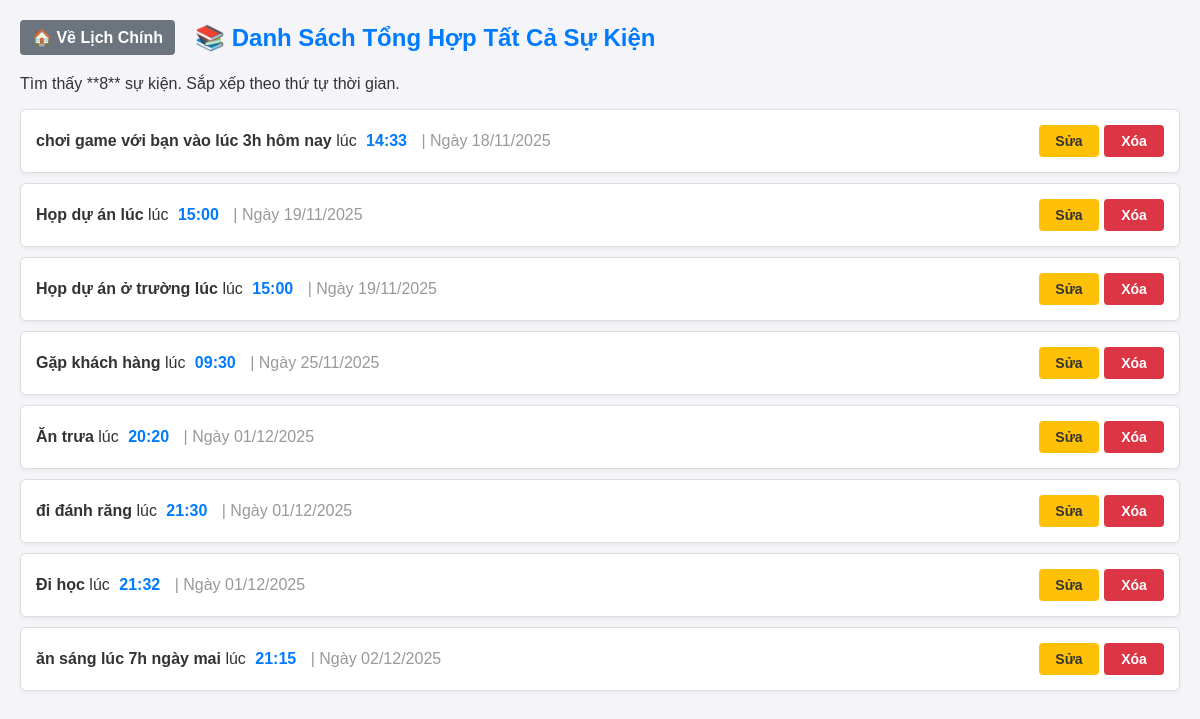
/list_all, run on an earlier commit of the app's database.
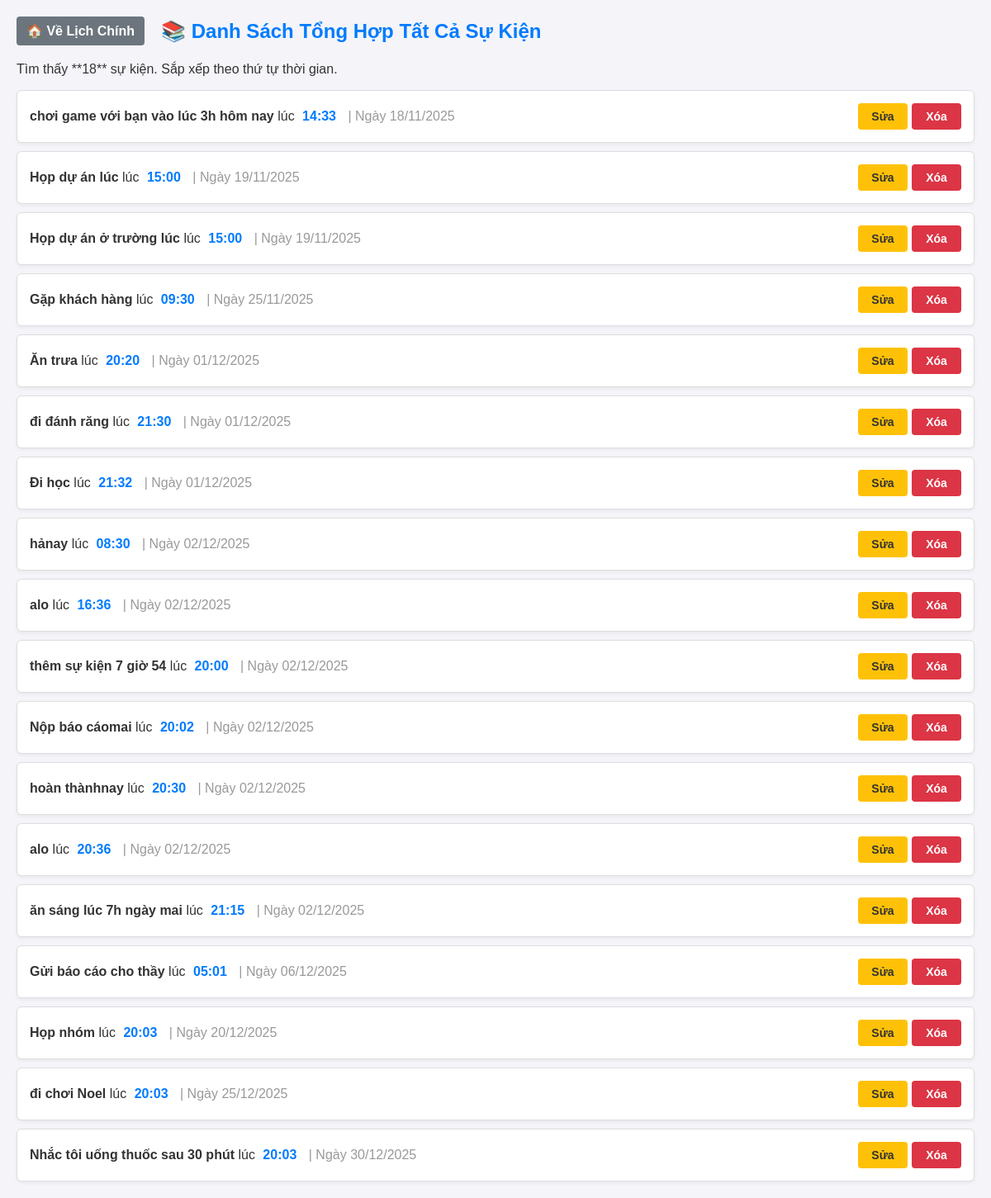
And on a later commit of the database.
### tables this page shows
CREATE TABLE events (
            id INTEGER PRIMARY KEY AUTOINCREMENT,
            name TEXT NOT NULL,
            start TEXT NOT NULL,
            end TEXT,
            location TEXT,
            reminder_minutes INTEGER
        );

### app.py (the view)
@app.route("/list_all", methods=["GET", "POST"])
def list_all():
    all_events = get_all_events()
    sorted_events = sorted(all_events, key=lambda x: x['start'])
    return render_template("all_events.html", events=sorted_events)

### database.py (called while the page is built)
def get_db():
    conn = sqlite3.connect("events.db")
    conn.row_factory = sqlite3.Row
    return conn

def get_all_events():
    conn = get_db()
    cursor = conn.execute("SELECT * FROM events")
    rows = cursor.fetchall()
    conn.close()
    events_list = [dict(row) for row in rows]
    return events_list

### templates/all_events.html (shortened to what this page needs)
<!DOCTYPE html>
<html lang="vi">
<head>
    <link rel="stylesheet" href="{{ url_for('static', filename='style.css') }}">
</head>
<body>
    <div class="header-actions">
        <a href="{{ url_for('index') }}" class="back-button">🏠 Về Lịch Chính</a>
        <h2>📚 Danh Sách Tổng Hợp Tất Cả Sự Kiện</h2>
    </div>
    {% if events %}
        <p>Tìm thấy **{{ events | length }}** sự kiện. Sắp xếp theo thứ tự thời gian.</p>
        <ul class="event-list">
            {% for e in events %}
                {% set start_dt = e['start'].split('T') %}
                {% set date_part = start_dt[0].split('-') %}
                {% set time_part = start_dt[1][:5] %}
                <li class="event-item">
                    <div class="event-info">
                        <span class="event-name">{{ e['name'] }}</span>
                        lúc <span class="event-time">{{ time_part }}</span>
                        <span class="event-date">| Ngày {{ date_part[2] }}/{{ date_part[1] }}/{{ date_part[0] }}</span>
                    </div>
                    <div class="event-actions">
                        <a href="/edit/{{ e['id'] }}?prev_date=list_all" class="edit-link">Sửa</a>
                        <form action="/delete/{{ e['id'] }}" method="POST" style="display:inline;">
                            <button type="submit" class="delete-button" onclick="return confirm('Bạn có chắc chắn muốn xóa sự kiện này?');">Xóa</button>
                        </form>
                    </div>
                </li>
            {% endfor %}
        </ul>
    {% else %}
        <p>Hiện không có sự kiện nào được lưu trong cơ sở dữ liệu.</p>
    {% endif %}
</body>
</html>

### static/style.css (style rules this page uses)
body { font-family: Arial, sans-serif; margin: 20px; background-color: #f4f4f9; color: #333; }
h2 { color: #007bff; border-bottom: 2px solid #007bff; padding-bottom: 5px; margin-top: 25px; font-size: 24px; }
form { margin-bottom: 20px; }
button { padding: 10px 15px; background-color: #28a745; color: white; border: none; border-radius: 4px; cursor: pointer; font-weight: bold; }
.header-actions { display: flex; align-items: center; margin-bottom: 20px; }
.header-actions h2 { margin: 0 0 0 20px; border-bottom: none; padding-bottom: 0; margin-top: 0; }
.back-button { display: inline-block; padding: 8px 12px; background-color: #6c757d; color: white; text-decoration: none; border-radius: 4px; font-weight: bold; }
.event-list { list-style: none; padding: 0; }
.event-item { background-color: white; border: 1px solid #ddd; padding: 15px; margin-bottom: 10px; border-radius: 6px; display: flex; justify-content: space-between; align-items: center; box-shadow: 0 2px 4px rgba(0, 0, 0, 0.05); }
.event-info { flex-grow: 1; font-size: 16px; padding-right: 20px; }
.event-name { font-weight: bold; color: #333; }
.event-time { color: #007bff; font-weight: bold; margin: 0 5px; }
.event-date { color: #999; margin-left: 5px; }
.event-actions { display: flex; align-items: center; flex-shrink: 0; }
.event-actions form { margin-bottom: 0; display: inline; }
.event-actions a, .event-actions button { margin-left: 5px; text-decoration: none; padding: 8px 10px; border-radius: 4px; font-size: 14px; width: 60px; text-align: center; box-sizing: border-box; }
.edit-link { background-color: #ffc107; color: #333; font-weight: bold; }
.delete-button { background-color: #dc3545; color: white; border: none; font-weight: bold; }

What changed in the data, as far as the page shows it:
added events: name "hảnay", time_part "08:30", date_part "02", date_part "12", date_part "2025"
added events: name "alo", time_part "16:36", date_part "02", date_part "12", date_part "2025"
added events: name "thêm sự kiện 7 giờ 54", time_part "20:00", date_part "02", date_part "12", date_part "2025"
added events: name "Nộp báo cáomai", time_part "20:02", date_part "02", date_part "12", date_part "2025"
added events: name "hoàn thànhnay", time_part "20:30", date_part "02", date_part "12", date_part "2025"
added events: name "alo", time_part "20:36", date_part "02", date_part "12", date_part "2025"
added events: name "Gửi báo cáo cho thầy", time_part "05:01", date_part "06", date_part "12", date_part "2025"
added events: name "Họp nhóm", time_part "20:03", date_part "20", date_part "12", date_part "2025"
added events: name "đi chơi Noel", time_part "20:03", date_part "25", date_part "12", date_part "2025"
added events: name "Nhắc tôi uống thuốc sau 30 phút", time_part "20:03", date_part "30", date_part "12", date_part "2025"
Also different on the page:
{{ events | length }}: "8" → "18"
